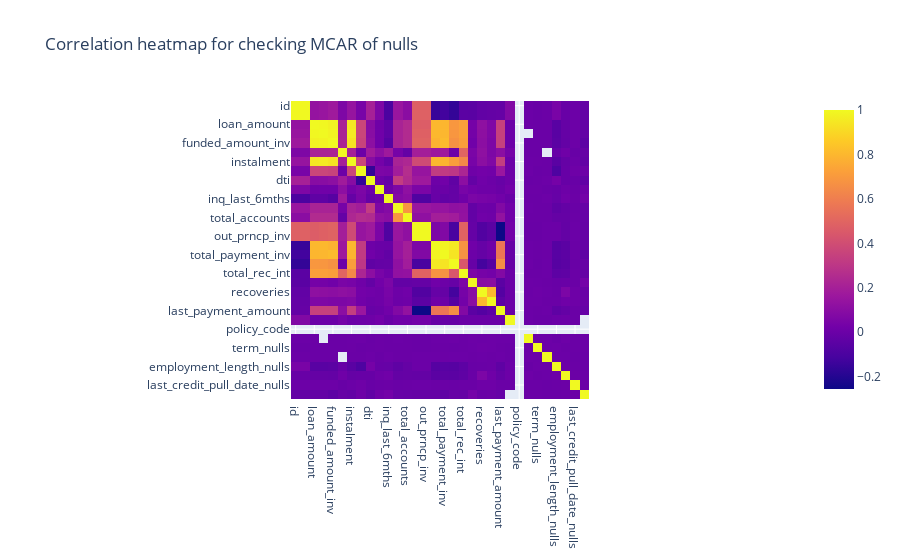

The cell this chart's notebook holds for it:
### Code cell
# Let's check the MCAR assumption for each of these nulls. 
import plotly.express as px

null_sums = loan_payments.isna().sum()

with_nulls = null_sums[null_sums > 0]

cols_with_nulls_ls = list(with_nulls.keys())

null_testing_df = loan_payments.copy()

for col in cols_with_nulls_ls:
    null_testing_df[f'{col}_nulls'] = loan_payments[col].isna()

px.imshow(null_testing_df.corr(numeric_only=True), title="Correlation heatmap for checking MCAR of nulls")

### Figure 1 — Plotly figure (JSON) as saved in the notebook; plotly's stock layout.template omitted (floating-point values rounded to 4 significant figures; data arrays with more than 128 entries replaced by an {"elided": "..."} marker saying what was removed)
{"data": [{"coloraxis": "coloraxis", "hovertemplate": "x: %{x}<br>y: %{y}<br>color: %{z}<extra></extra>", "name": "0", "type": "heatmap", "x": ["id", "member_id", "loan_amount", "funded_amount", "funded_amount_inv", "int_rate", "instalment", "annual_inc", "dti", "delinq_2yrs", "inq_last_6mths", "open_accounts", "total_accounts", "out_prncp", "out_prncp_inv", "total_payment", "total_payment_inv", "total_rec_prncp", "total_rec_int", "total_rec_late_fee", "recoveries", "collection_recovery_fee", "last_payment_amount", "collections_12_mths_ex_med", "policy_code", "funded_amount_nulls", "term_nulls", "int_rate_nulls", "employment_length_nulls", "last_payment_date_nulls", "last_credit_pull_date_nulls", "collections_12_mths_ex_med_nulls"], "xaxis": "x", "y": ["id", "member_id", "loan_amount", "funded_amount", "funded_amount_inv", "int_rate", "instalment", "annual_inc", "dti", "delinq_2yrs", "inq_last_6mths", "open_accounts", "total_accounts", "out_prncp", "out_prncp_inv", "total_payment", "total_payment_inv", "total_rec_prncp", "total_rec_int", "total_rec_late_fee", "recoveries", "collection_recovery_fee", "last_payment_amount", "collections_12_mths_ex_med", "policy_code", "funded_amount_nulls", "term_nulls", "int_rate_nulls", "employment_length_nulls", "last_payment_date_nulls", "last_credit_pull_date_nulls", "collections_12_mths_ex_med_nulls"], "yaxis": "y", "z": {"elided": "32x32 float values"}}], "layout": {"coloraxis": {"colorscale": [[0, "#0d0887"], [0.1111, "#46039f"], [0.2222, "#7201a8"], [0.3333, "#9c179e"], [0.4444, "#bd3786"], [0.5556, "#d8576b"], [0.6667, "#ed7953"], [0.7778, "#fb9f3a"], [0.8889, "#fdca26"], [1, "#f0f921"]]}, "title": {"text": "Correlation heatmap for checking MCAR of nulls"}, "xaxis": {"anchor": "y", "constrain": "domain", "domain": [0, 1], "scaleanchor": "y"}, "yaxis": {"anchor": "x", "autorange": "reversed", "constrain": "domain", "domain": [0, 1]}}}
